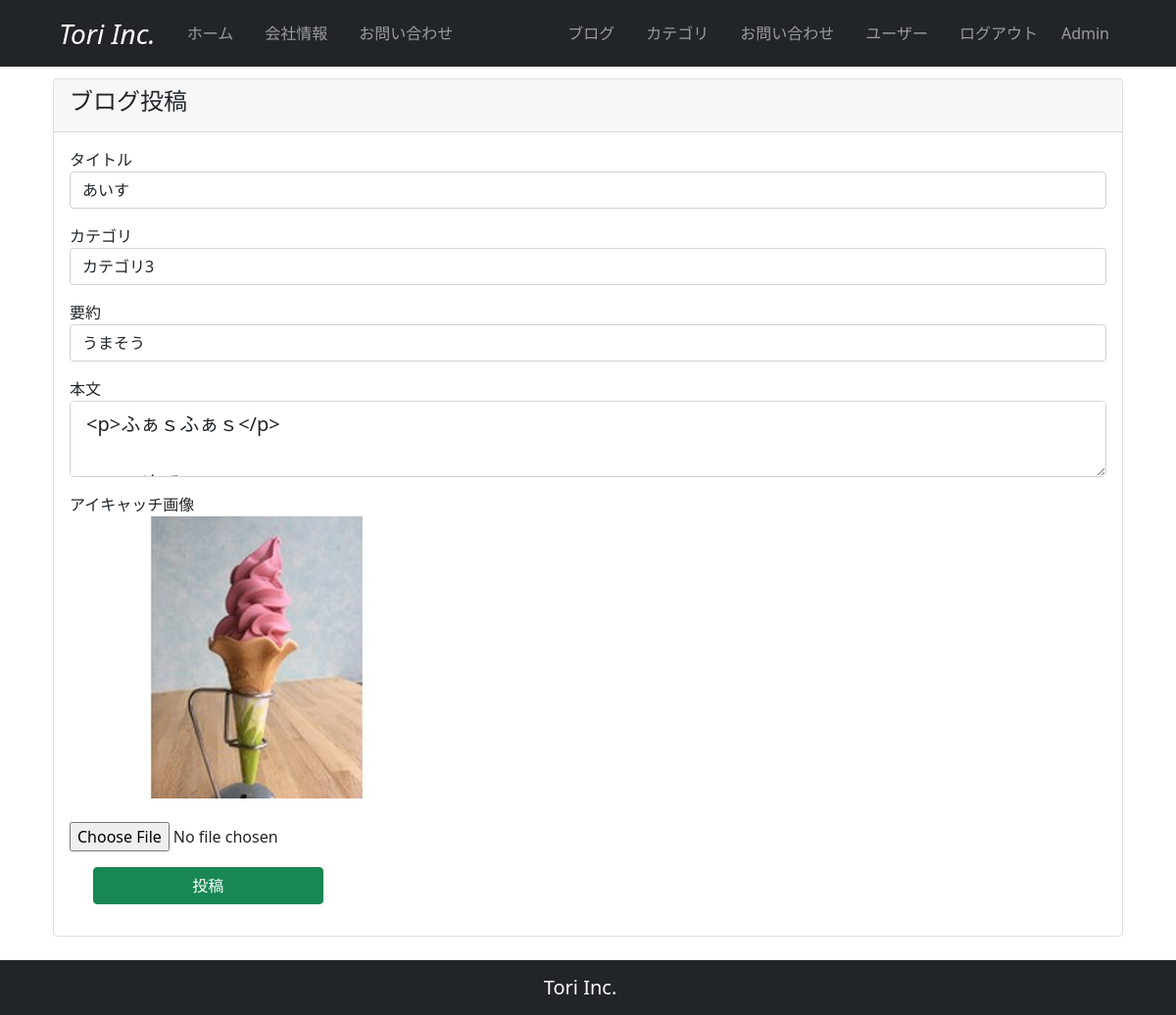
Before: /12/update_post (signed in) with the older database file.
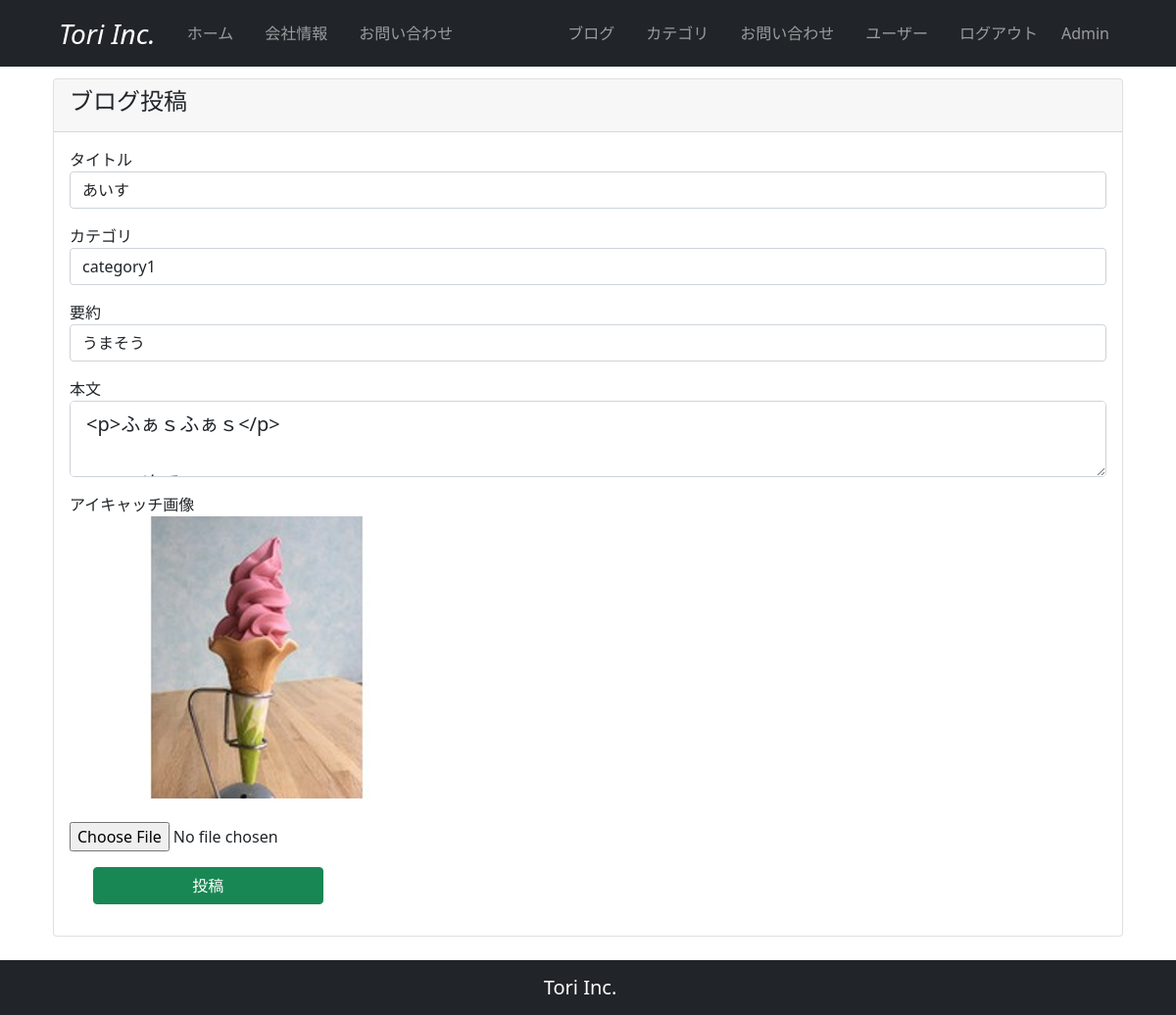
After: the same page with the newer database file.
### company_blog/models.py (models this page shows, shortened)
class User(db.Model, UserMixin):
    __tablename__ = 'users'
    id = db.Column(db.Integer, primary_key=True)
    email = db.Column(db.String(64), unique=True, index=True)
    username = db.Column(db.String(64), unique=True, index=True)
    password_hash = db.Column(db.String(128))
    administrator = db.Column(db.String(1))
    post = db.relationship('BlogPost', backref='author', lazy='dynamic')
    @property
    def password(self):
        raise AttributeError('password is not a readable attribute')

class BlogPost(db.Model):
    __tablename__ = 'blog_post'
    id = db.Column(db.Integer, primary_key=True)
    user_id = db.Column(db.Integer, db.ForeignKey('users.id'))
    category_id = db.Column(db.Integer, db.ForeignKey('blog_category.id'))
    date = db.Column(db.DateTime, default=datetime.now(timezone('Asia/Tokyo')))
    title = db.Column(db.String(140))
    text = db.Column(db.Text)
    summary = db.Column(db.String(140))
    featured_image = db.Column(db.String(140))

### company_blog/main/views.py (the view)
@main.route('/<int:blog_post_id>/update_post', methods=['GET', 'POST'])
@login_required
def update_blog_post(blog_post_id):
    post = BlogPost.query.get_or_404(blog_post_id)
    if post.author != current_user:
        abort(403)
    form = BlogPostForm()
    if form.validate_on_submit():
        post.title = form.title.data
        post.category_id = form.category.data
        post.summary = form.summary.data
        post.text = form.text.data
        if form.picture.data:
            post.featured_image = add_featured_image(form.picture.data)
        db.session.commit()
        flash('ブログ記事が更新されました')
        return redirect(url_for('main.blog_post', blog_post_id=post.id))
    elif request.method == 'GET':
        form.title.data = post.title
        form.category.data = post.category_id
        form.summary.data = post.summary
        form.text.data = post.text
        form.picture.data = post.featured_image
    return render_template('create_post.html', form=form)

### company_blog/main/forms.py
class BlogPostForm(FlaskForm):
    title = StringField('タイトル', validators=[DataRequired()])
    category = SelectField('カテゴリ', coerce=int)
    summary = StringField('要約', validators=[DataRequired()])
    text = TextAreaField('本文', validators=[DataRequired()])
    picture = FileField('アイキャッチ画像', validators=[FileAllowed(['jpg', 'png'])])
    submit = SubmitField('投稿')
    def _set_category(self):
        blog_categories = BlogCategory.query.all()
        self.category.choices = [(blog_category.id, blog_category.category) for blog_category in blog_categories]
    def __init__(self, *args, **kwargs):
        super().__init__(*args, **kwargs)
        self._set_category()

### company_blog/__init__.py (called while the page is built)
@event.listens_for(Engine, "connect")
def set_sqlite_pragma(dbapi_connection, connection_record):
    cursor = dbapi_connection.cursor()
    cursor.execute("PRAGMA foreign_keys=ON")
    cursor.close()

### company_blog/models.py (called while the page is built)
@login_manager.user_loader
def load_user(user_id):
    return User.query.get(user_id)

### company_blog/templates/create_post.html (shortened to what this page needs)
{% extends "base.html" %}
{% block content %}
  <section id="blog_post">
    <div class="container my-3">
        <div class="row">
          <div class="col">
            <div class="card">
              <div class="card-header">
                <h4>ブログ投稿</h4>
              </div>
              <div class="card-body">
                <form method="POST" enctype="multipart/form-data">
                  <div class="mb-3">
                    {{ form.title.label(class="form-control-label") }}
                    {{ render_field(form.title, class='form-control') }}
                  </div>
                  <div class="mb-3">
                    {{ form.category.label(class="form-control-label") }}
                    {{ render_field(form.category, class="form-control") }}
                  </div>
                  <div class="mb-3">
                    {{ form.summary.label(class="form-control-label") }}
                    {{ render_field(form.summary, class="form-control") }}
                  </div>
                  <div class="mb-3">
                    {{ form.text.label(class="form-control-label") }}
                    {{ render_field(form.text, class="form-control form-control-lg") }}
                  </div>
                  <div class="mb-3">
                    {{ form.picture.label(class="form-control-label") }}
                    <br>
                    {% if form.picture.data %}
                    <div style="text-align: left;">
                      <img src="{{ url_for('static', filename='featured_image/' + form.picture.data) }}">
                    </div>
                    {% endif %}
                    <br>
                    {{ render_field(form.picture, class="form-control-file") }}
                  </div>
                  <div class="container mb-3">
                    <div class="row">
                      <div class="col-md-3">
                        {{ form.submit(class="btn btn-success w-100") }}
                      </div>
                    </div>
                  </div>
                </form>
              </div>
            </div>
          </div>
        </div>
    </div>
  </section>
{% endblock %}

### company_blog/templates/base.html (shortened to what this page needs)
<!DOCTYPE html>
<html lang="en">
<head>
  <link href="https://cdn.jsdelivr.net/npm/bootstrap@5.0.2/dist/css/bootstrap.min.css" rel="stylesheet">
</head>
<body>
  <nav class="navbar navbar-expand-lg navbar-dark bg-dark px-5 fixed-top">
    <div class="container-fluid">
      <a class="navbar-brand fs-3 fst-italic" href="{{ url_for('main.index') }}">Tori Inc.</a>
      <div class="collapse navbar-collapse" id="navbarNav">
        <ul class="navbar-nav">
          <li class="nav-item px-2">
            <a class="nav-link" href="{{ url_for('main.index') }}">ホーム</a>
          </li>
          <li class="nav-item px-2">
            <a class="nav-link" href="#">会社情報</a>
          </li>
          <li class="nav-item px-2">
            <a class="nav-link" href="#">お問い合わせ</a>
          </li>
        </ul>
      </div>
      <div class="collapse navbar-collapse justify-content-md-end" id="navbarNav">
        <ul class="navbar-nav">
          <li class="nav-item px-2">
            <a class="nav-link" href="{{url_for('main.blog_maintenance')}}">ブログ</a>
          </li>
          <li class="nav-item px-2">
            <a class="nav-link" href="{{url_for('main.category_maintenance')}}">カテゴリ</a>
          </li>
          <li class="nav-item px-2">
            <a class="nav-link" href="#">お問い合わせ</a>
          </li>
          <li class="nav-item px-2">
            <a class="nav-link" href="{{url_for('users.user_maintenance')}}">ユーザー</a>
          </li>
          {% if current_user.is_authenticated %}
          <li class="nav-item px-2">
            <a class="nav-link" href="{{url_for('users.logout')}}">ログアウト</a>
          </li>
          <li class="navbar-text px-2">
            {{ current_user.username }}
          </li>
          {% endif %}
        </ul>
      </div>
    </div>
  </nav>
  {% from "_formhelpers.html" import render_field %}
  <div class="container" style="padding-top: 4rem; padding-bottom: 4rem;">
    {% block content %}
    {% endblock %}
  </div>
  <nav class="navbar fixed-bottom navbar-expand-sm navbar-dark bg-dark fixed-bottom">
    <div class="container-fluid justify-content-center">
      <span class="navbar-brand">Tori Inc.</span>
    </div>
  </nav>
</body>
</html>

### company_blog/templates/_formhelpers.html (shortened to what this page needs)
{% macro render_field(field) %}
{{ field(**kwargs)|safe }}
{% endmacro %}

Changed rows visible on the page:
changed BlogPost "あいす": category "カテゴリ3" → "category1"
